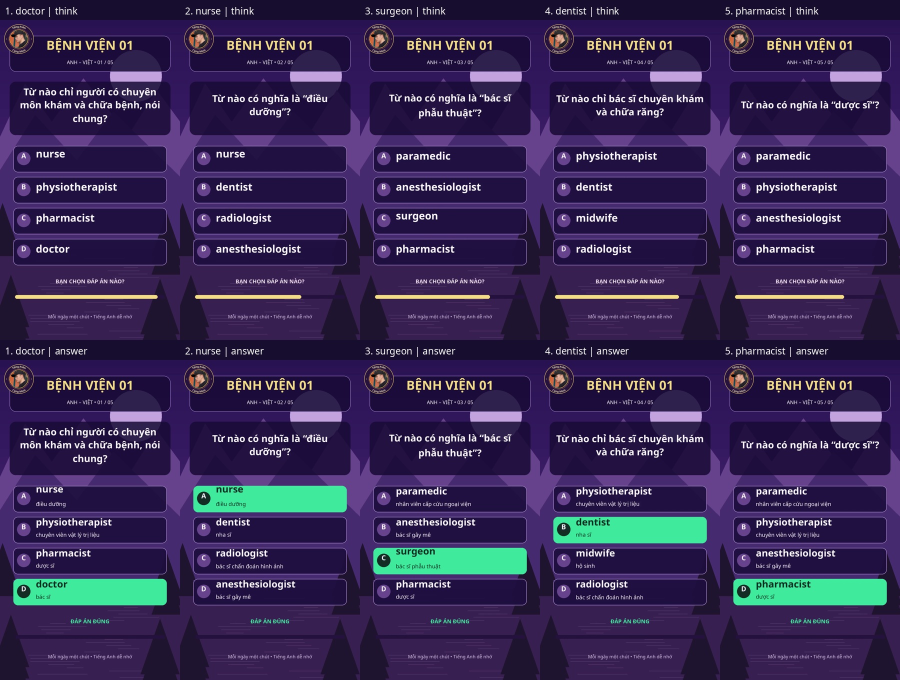
#> input picture vocab-video/published/benh-vien/xem-truoc.jpg, 1800 x 1360 px (shown at 1/2 size)
$ python -i render.py   (imports and definitions only)
#> lines starting #> are read from the running program, lines starting #| are printed output that depends on the picture
#!/usr/bin/env python3
"""Offline Vietnamese vocabulary cards -> H.264/AAC MP4. No API calls."""
import argparse
import copy
from datetime import datetime
from functools import lru_cache
import json
import math
from pathlib import Path
import random
import re
import shutil
import subprocess
import sys
import tempfile
import unicodedata
import uuid

from PIL import Image, ImageDraw, ImageFont, ImageColor
from audio import write_audio

ROOT = Path(__file__).resolve().parent
W, H, FPS, SR = 1080, 1920, 30, 48000
FONT = Path('/usr/share/fonts/truetype/noto/NotoSans-Bold.ttf')
REGULAR = FONT.with_name('NotoSans-Regular.ttf')
GREEN = (63, 236, 157)
WHITE = (250, 247, 255)


def normalize(value):
    return unicodedata.normalize('NFC', value).strip().casefold()


# [79 lines left out: functions text, frames, color_ink, prepare, not called in this run]


@lru_cache(maxsize=80)
def font(size, bold=True):
    return ImageFont.truetype(str(FONT if bold else REGULAR), size)


# [122 lines left out: functions wrap, fit, landscape, card, add_timer, doctor, not called in this run]


def render(data, output):
    output.mkdir(parents=True, exist_ok=True)
    stem = 'vocab-' + datetime.now().astimezone().strftime('%Y%m%d-%H%M%S') + '-' + uuid.uuid4().hex[:8]
    final = output / (stem + '.mp4')
    review = output / stem
    review.mkdir()
    think = frames(data['think_seconds'], 'think_seconds')
    reveal = frames(data['reveal_seconds'], 'reveal_seconds')
    bg = landscape()
    with tempfile.TemporaryDirectory(prefix='vocab-') as tmp:
        tmp = Path(tmp)
        audio = tmp / 'answer.wav'
        write_audio(audio, data, think, reveal)
        movie = tmp / 'video.mp4'
        command = ['ffmpeg', '-hide_banner', '-loglevel', 'error', '-nostdin', '-y',
                   '-f', 'rawvideo', '-pix_fmt', 'rgb24', '-s', f'{W}x{H}', '-r', str(FPS), '-i', 'pipe:0',
                   '-i', str(audio), '-map', '0:v', '-map', '1:a', '-c:v', 'libx264', '-preset', 'veryfast',
                   '-crf', '20', '-threads', '2', '-pix_fmt', 'yuv420p', '-c:a', 'aac', '-b:a', '160k',
                   '-movflags', '+faststart', '-shortest', str(movie)]
        with (review / 'ffmpeg.log').open('w') as log:
            process = subprocess.Popen(command, stdin=subprocess.PIPE, stderr=log)
            try:
                for i, q in enumerate(data['questions']):
                    thought = card(bg, data, q, i, False)
                    answer = card(bg, data, q, i, True)
                    timer_start = 0
                    if data.get('countdown_after_narration'):
                        narration = next((e for e in data.get('audio_events', []) if e['question']==i+1 and e['kind']=='narration'), None)
                        if narration:
                            timer_start = math.ceil((narration['duration']+.12)*FPS)
                    for f in range(think + reveal):
                        is_answer = f >= think
                        frame = (answer if is_answer else thought).copy()
                        remaining = min(1, (think-f)/max(1, think-timer_start))
                        add_timer(frame, 0 if is_answer else remaining, is_answer)
                        process.stdin.write(frame.tobytes())
                    print(f'Rendered {i+1}/{len(data["questions"])}: {q["word"]}', flush=True)
                process.stdin.close()
                if process.wait() != 0:
                    raise RuntimeError(f'FFmpeg failed; see {review / "ffmpeg.log"}')
            except BaseException:
                process.stdin.close()
                process.wait()
                raise
        shutil.move(str(movie), final)
    data['video_file'] = final.name
    data['duration_seconds'] = len(data['questions']) * (think + reveal) / FPS
    manifest = review / 'manifest.json'
    manifest.write_text(json.dumps(data, ensure_ascii=False, indent=2) + '\n', encoding='utf-8')
    print(f'MP4: {final}\nManifest: {manifest}', flush=True)
    return final, manifest


# [36 lines left out: function main, not called in this run]


# [2 lines not run here, left out]

>>> import cv2
>>> picture = cv2.imread('published/benh-vien/xem-truoc.jpg', cv2.IMREAD_GRAYSCALE)
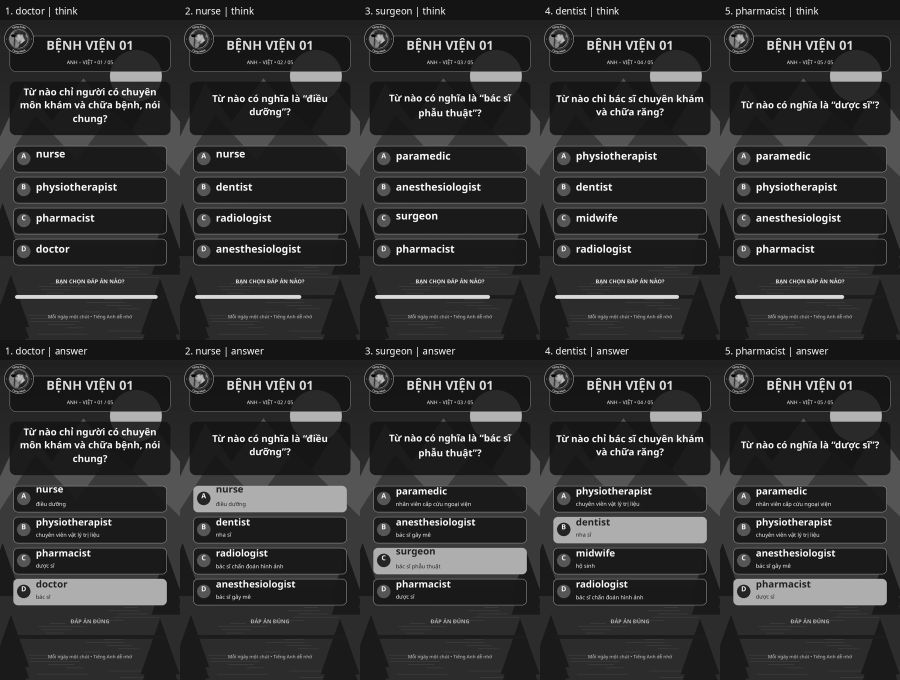
#> picture: shape (1360, 1800) (shown at 1/2 size); min 0, max 255, mean 49.8
>>> result = render(picture, 'out.png')
#> (the run stopped early here; a loop or call above may not have finished)

$ run again, on vocab-video/published/mau-sac/xem-truoc-01.jpg
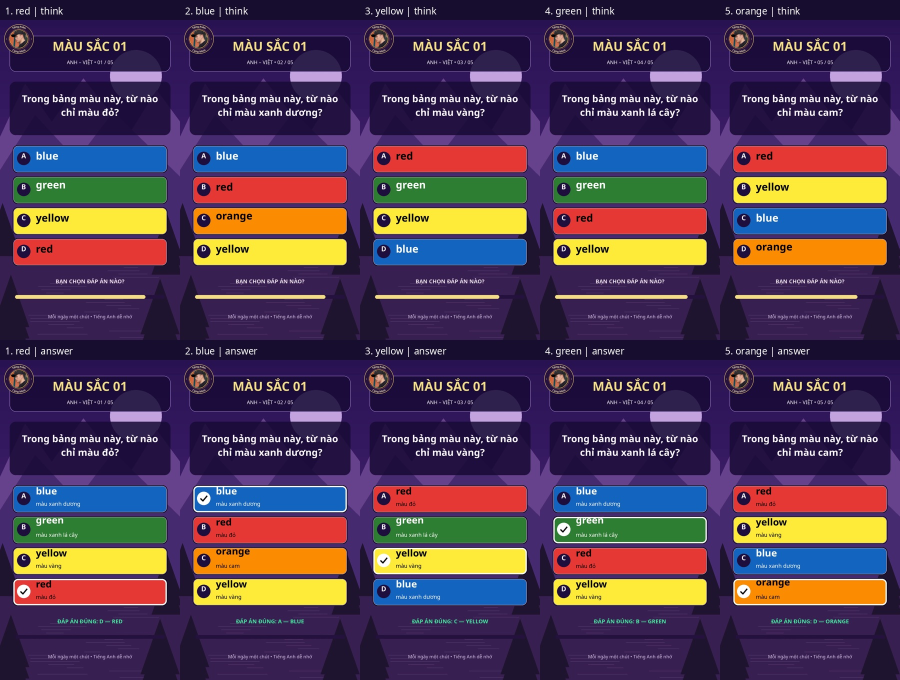
#> input picture vocab-video/published/mau-sac/xem-truoc-01.jpg, 1800 x 1360 px (shown at 1/2 size)
#> `picture = cv2.imread('published/benh-vien/xem-truoc.jpg', cv2.IMREAD_G..`:
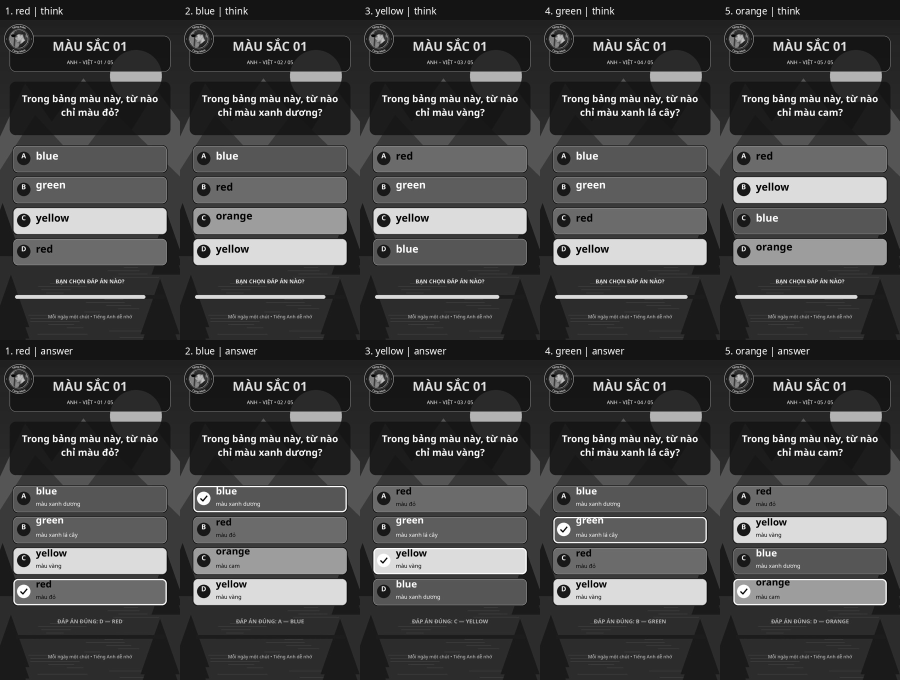
#> picture: shape (1360, 1800) (shown at 1/2 size); min 0, max 255, mean 68.3

$ run again, on vocab-video/published/mau-sac/xem-truoc-02.jpg
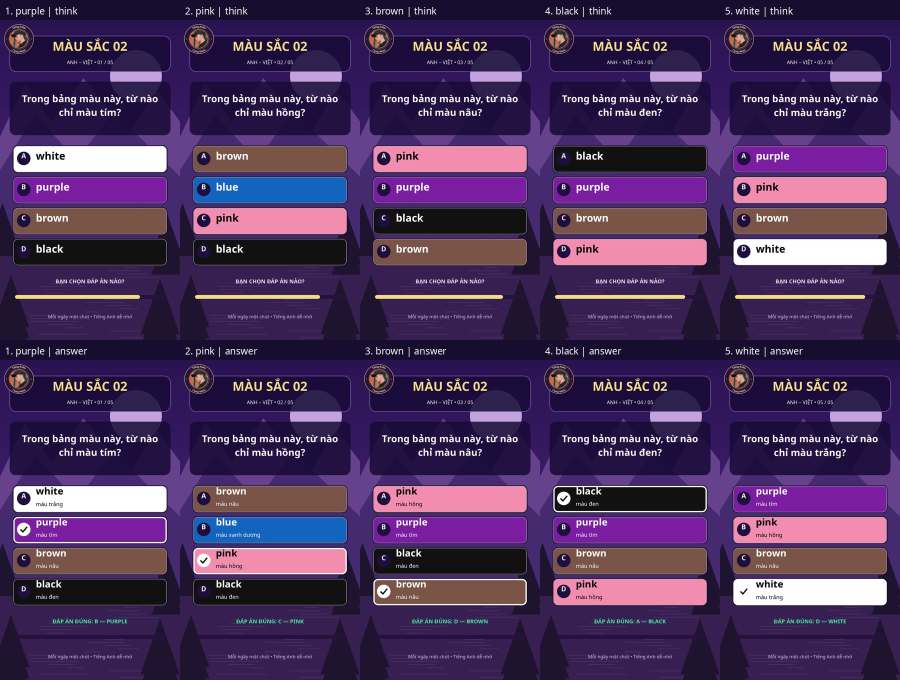
#> input picture vocab-video/published/mau-sac/xem-truoc-02.jpg, 1800 x 1360 px (shown at 1/2 size)
#> `picture = cv2.imread('published/benh-vien/xem-truoc.jpg', cv2.IMREAD_G..`:
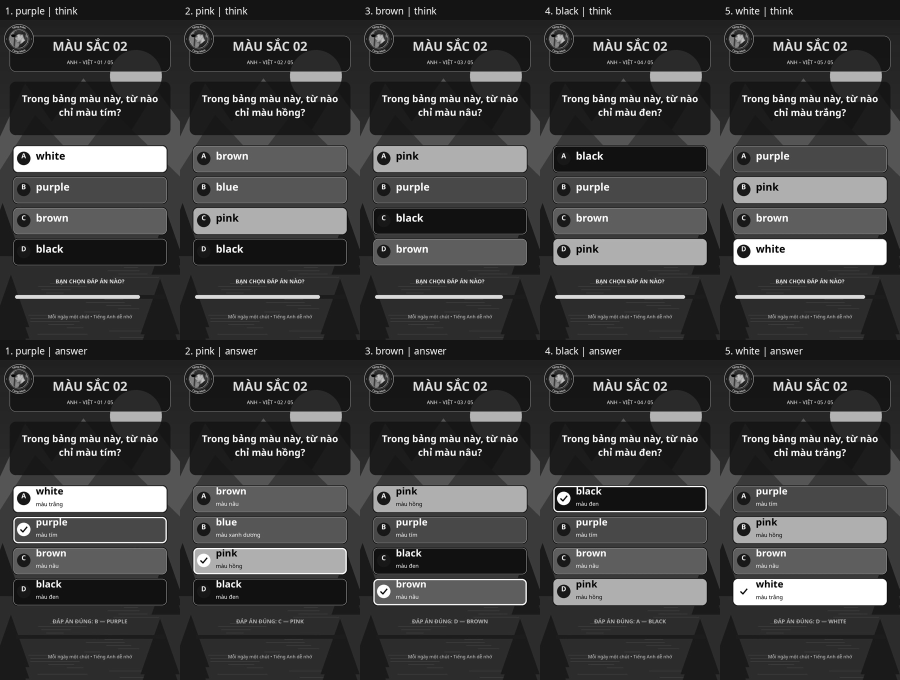
#> picture: shape (1360, 1800) (shown at 1/2 size); min 0, max 255, mean 62.4
